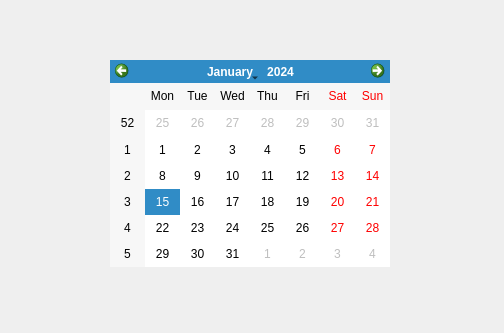
<?xml version="1.0" encoding="UTF-8"?>
<ui version="4.0">
 <class>Form</class>
 <widget class="QWidget" name="Form">
  <property name="geometry">
   <rect>
    <x>0</x>
    <y>0</y>
    <width>504</width>
    <height>333</height>
   </rect>
  </property>
  <property name="windowTitle">
   <string>Form</string>
  </property>
  <widget class="QCalendarWidget" name="calendarWidget">
   <property name="geometry">
    <rect>
     <x>110</x>
     <y>60</y>
     <width>280</width>
     <height>207</height>
    </rect>
   </property>
  </widget>
 </widget>
 <resources/>
 <connections/>
</ui>
